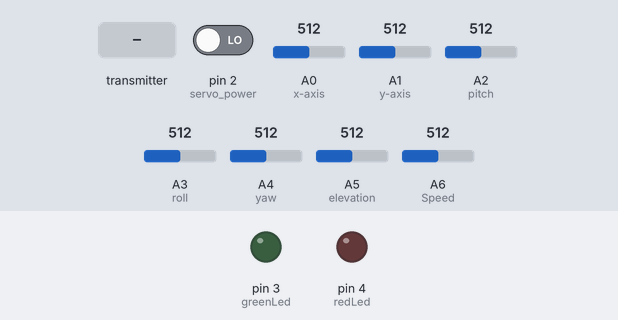
The sketch below on a simulated Arduino Mega 2560, built with avr-gcc and run on an emulated ATmega2560. On the bench: output pins drawn as LEDs (lit = HIGH). The test bench sets the inputs (shaded band); at power-on: pin 2 (servo_power) LOW, A0 (x-axis) = 512, A1 (y-axis) = 512, A2 (pitch) = 512, A3 (roll) = 512, A4 (yaw) = 512, A5 (elevation) = 512, A6 (Speed) = 512. No radio packets arrive unless stated.

Above: at 0.1 s.
At 1.5 s:
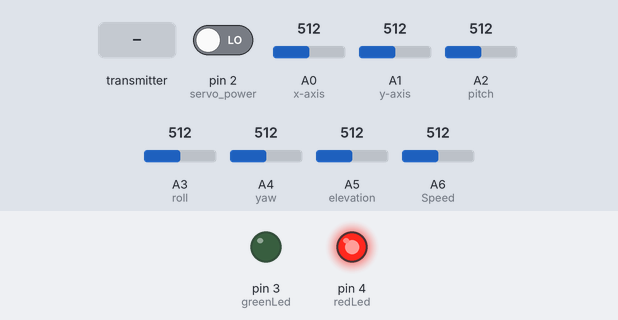
1.6 s: the transmitter starts sending message = 0
At 2.1 s:
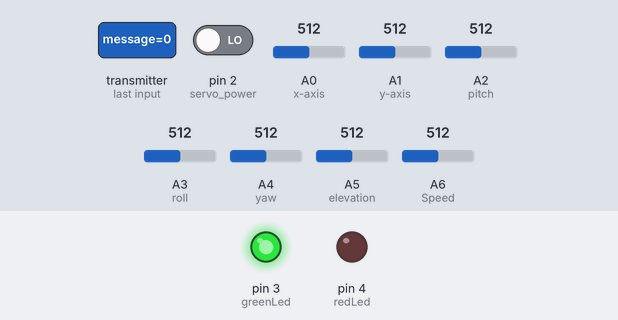
Timing chart, 0 to 4.6 s (numbered marks = the images above; inputs shaded):
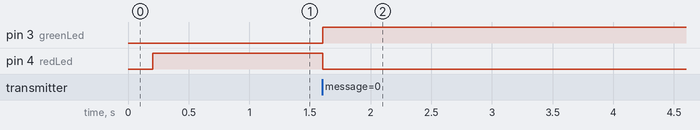

Measured:
- after the input at 1.6 s, pin 3 (greenLed): LOW → HIGH at once; pin 4 (redLed): HIGH → LOW at once

The sketch:

RemoteController.ino
```cpp
#include <SPI.h>
#include <nRF24L01.h>
#include <RF24.h>

RF24 radio(48,49); // CE, CSN
const byte addresses[][6] = {"00001", "00002"};
float data[8];
float message;

unsigned long previousTime=0;
unsigned long currentTime=0;
unsigned long previousSafetyTime=0;

int controlBeforeRadio=0;  // Print received sensor values from Remote

float servoPower=0;
float high=0;
float x_axis=0;
float y_axis=0;
float roll=0;
float pitch=0;
float yaw=0;
float elevation=0;
#define greenLed 3
#define redLed 4


void setup() {
  pinMode(2,INPUT);  // servo power
  pinMode(A0,INPUT);  //x-axis
  pinMode(A1,INPUT);  //y-axis
  pinMode(A2,INPUT);  //pitch
  pinMode(A3,INPUT);  //roll
  pinMode(A4,INPUT);  //yaw
  pinMode(A5,INPUT);  // elevation
  pinMode(A6,INPUT);  // Speed
  pinMode(greenLed,OUTPUT);  //greenLED
  pinMode(redLed,OUTPUT);  //redLED

  servoPower=0;
  high=3;
  x_axis=0;
  y_axis=0;
  yaw=0;
  pitch=0;
  roll=0;
  elevation=7;

  Serial.begin(9600);
  delay(100);
  radio.begin();
  delay(100);
  radio.openWritingPipe(addresses[1]); // 00002
  radio.openReadingPipe(1, addresses[0]); // 00001
  radio.setPALevel(RF24_PA_MIN);

  digitalWrite(greenLed,LOW);    // green led is low
  digitalWrite(redLed,HIGH);   // red led is high
  delay(100);
}

void loop() {
  currentTime=millis();
  if(currentTime-previousTime>=10) //10
  {
    previousTime=currentTime;

    radio.stopListening();

    servoPower=digitalRead(2);
    x_axis=range(analogRead(A0),0,1023,5,-5);  if(x_axis>=-0.3 && x_axis<=0.3) x_axis=0;
    y_axis=range(analogRead(A1),1023,0,2.5,-2.5);    if(y_axis>=-0.3 && y_axis<=0.3) y_axis=0;
    roll=range(analogRead(A2),1023,0,-5,5);   if(roll>=-0.4 && roll<=0.4) roll=0;
    pitch=range(analogRead(A3),0,1023,7,-7);  if(pitch>=-0.5 && pitch<=0.5) pitch=0;
    yaw=range(analogRead(A4),1023,0,3,-3);  if(yaw>=-0.3 && yaw<=0.3) yaw=0;
    //yaw=range(analogRead(A4),1023,0,30,-30);  if(yaw>=-2 && yaw<=2) yaw=0;
    elevation=range(analogRead(A5),0,1023,0,23.5); // this must be between min=6 (reality is 8) and max=leg_length
    high=range(analogRead(A6),0,1023,2,4);
    data[0]=servoPower;
    data[1]=high;
    data[2]=x_axis;
    data[3]=y_axis;
    data[4]=roll;
    data[5]=pitch;
    data[6]=yaw;
    data[7]=elevation;
    radio.write(&data, sizeof(data));
    delay(3);

    radio.startListening();
    if(radio.available())
    {
      digitalWrite(redLed,LOW);
      digitalWrite(greenLed,HIGH);
      radio.read(&message, sizeof(message));
      //Serial.print("Battery Level=");   Serial.println(message);
      previousSafetyTime=currentTime;
    }
    if(currentTime-previousSafetyTime>=1500)
    {
      //Serial.println("*no remote data* ");
      digitalWrite(redLed,HIGH);
      digitalWrite(greenLed,LOW);
      previousSafetyTime=currentTime;
    }
    delay(3);
    if(controlBeforeRadio==1) printInputValues();
  }
}


void printInputValues()
{
  Serial.print("  servoPower=");
  Serial.print(servoPower);
  Serial.print("  x_axis=");
  Serial.print(x_axis);
  Serial.print("  y_axis=");
  Serial.print(y_axis);
  Serial.print("  pitch=");
  Serial.print(pitch);
  Serial.print("  roll=");
  Serial.print(roll);
  Serial.print("  yaw=");
  Serial.print(yaw);
  Serial.print("  elevation=");
  Serial.print(elevation);
  Serial.print("  Speed=");
  Serial.println(high);
}

float range(float x, float in_min, float in_max, float out_min, float out_max)
{
  return (x - in_min) * (out_max - out_min) / (in_max - in_min) + out_min;
}
```
